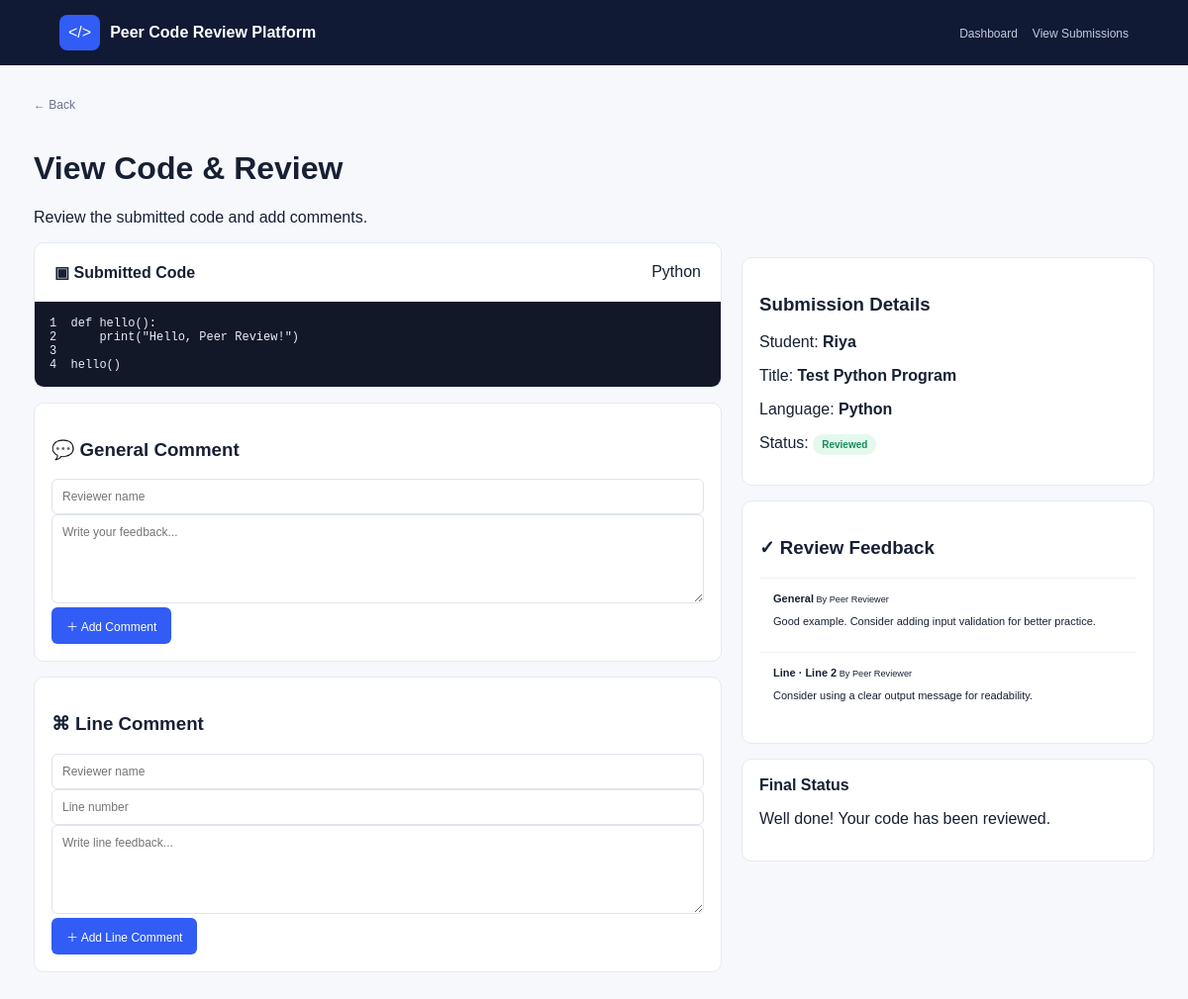
Page /view.php?id=1 on the committed database.
### tables this page shows
CREATE TABLE submissions(
 id INT AUTO_INCREMENT PRIMARY KEY,
 student_name VARCHAR(100) NOT NULL,
 title VARCHAR(200) NOT NULL,
 language VARCHAR(50) NOT NULL,
 code LONGTEXT NOT NULL,
 status ENUM('Pending','In Review','Reviewed') DEFAULT 'Pending',
 created_at TIMESTAMP DEFAULT CURRENT_TIMESTAMP
);

CREATE TABLE comments(
 id INT AUTO_INCREMENT PRIMARY KEY,
 submission_id INT NOT NULL,
 reviewer_name VARCHAR(100) NOT NULL,
 comment_type ENUM('General','Line') NOT NULL,
 line_number INT NULL,
 comment TEXT NOT NULL,
 created_at TIMESTAMP DEFAULT CURRENT_TIMESTAMP,
 FOREIGN KEY(submission_id) REFERENCES submissions(id) ON DELETE CASCADE
);

### view.php (the view, shortened to what this page needs)
<?php require "config.php";$id=(int)($_GET["id"]??0);$s=$conn->prepare("SELECT * FROM submissions WHERE id=?");$s->bind_param("i",$id);$s->execute();$sub=$s->get_result()->fetch_assoc();if(!$sub)die("Submission not found");
$q=$conn->prepare("SELECT * FROM comments WHERE submission_id=? ORDER BY created_at");$q->bind_param("i",$id);$q->execute();$comments=$q->get_result();?><!doctype html><html><head><meta charset="utf-8"><title>Review Code</title><link rel="stylesheet" href="style.css"></head><body><header class="topbar"><div class="brand"><div class="brand-icon">&lt;/&gt;</div><b>Peer Code Review Platform</b></div><nav><a href="index.php">Dashboard</a><a href="submissions.php">View Submissions</a></nav></header><main class="page"><a class="back" href="submissions.php">← Back</a><h1>View Code & Review</h1><p>Review the submitted code and add comments.</p><div class="review"><section><div class="panel"><div class="panel-head"><b>▣ Submitted Code</b><span><?=$sub["language"]?></span></div><div class="code"><?php foreach(explode("\n",$sub["code"]) as $n=>$line): ?><?=($n+1)."  ".htmlspecialchars($line)."\n"?><?php endforeach;?></div></div>
<div class="comment-card"><h3>💬 General Comment</h3><form method="post"><input type="hidden" name="comment_type" value="General"><input type="hidden" name="line_number" value=""><input name="reviewer_name" placeholder="Reviewer name" required><textarea name="comment" placeholder="Write your feedback..." required></textarea><button class="btn">＋ Add Comment</button></form></div>
<div class="comment-card"><h3>⌘ Line Comment</h3><form method="post"><input type="hidden" name="comment_type" value="Line"><input name="reviewer_name" placeholder="Reviewer name" required><input type="number" name="line_number" placeholder="Line number" required><textarea name="comment" placeholder="Write line feedback..." required></textarea><button class="btn">＋ Add Line Comment</button></form></div></section>
<aside><div class="meta-card"><h3>Submission Details</h3><p>Student: <b><?=$sub["student_name"]?></b></p><p>Title: <b><?=$sub["title"]?></b></p><p>Language: <b><?=$sub["language"]?></b></p><p>Status: <span class="status <?=str_replace(" ","-",$sub["status"])?>"><?=$sub["status"]?></span></p></div><div class="comment-card feedback"><h3>✓ Review Feedback</h3><?php if($comments->num_rows===0):?><p>No feedback yet.</p><?php else:while($c=$comments->fetch_assoc()):?><div class="feedback-item"><b><?=$c["comment_type"]?><?=$c["line_number"]?" · Line ".$c["line_number"]:""?></b><small> By <?=$c["reviewer_name"]?></small><p><?=nl2br(htmlspecialchars($c["comment"]))?></p></div><?php endwhile;endif;?></div><div class="meta-card"><b>Final Status</b><p><?=$sub["status"]==="Reviewed"?"Well done! Your code has been reviewed.":"Waiting for peer review."?></p></div></aside></div></main></body></html>

### style.css (style rules this page uses)
* { box-sizing:border-box }
body { margin:0;font-family:Arial,sans-serif;background:#f6f8fc;color:#172033 }
.topbar { height:66px;background:#101a35;color:white;display:flex;justify-content:space-between;align-items:center;padding:0 5% }
.brand { display:flex;gap:10px;align-items:center }
.brand-icon { background:#315cf5;border-radius:8px;padding:9px }
.topbar a { color:#c5ccdc;text-decoration:none;margin-left:15px;font-size:12px }
.page { max-width:1180px;margin:auto;padding:30px 24px }
.stat-card,.panel,.comment-card,.meta-card { background:white;border:1px solid #e5e9f1;border-radius:10px }
.btn { display:inline-block;padding:10px 15px;border-radius:6px;text-decoration:none;border:0;background:#315cf5;color:white;font-size:12px;cursor:pointer }
.panel { overflow:hidden }
.panel-head { padding:20px;display:flex;justify-content:space-between }
.status { padding:5px 9px;border-radius:20px;font-size:10px;font-weight:bold }
.Reviewed { background:#e5f8ee;color:#168e5a }
.code { background:#121827;color:#e8edfa;padding:15px;font:12px Consolas,monospace;overflow:auto;white-space:pre }
input,select,textarea { width:100%;padding:10px;border:1px solid #dfe4ed;border-radius:6px;font:inherit;font-size:12px }
textarea { min-height:250px }
.review { display:grid;grid-template-columns:1.5fr .9fr;gap:20px }
.comment-card,.meta-card { padding:17px;margin-top:15px }
.comment-card textarea { min-height:90px }
.feedback { margin-top:15px }
.feedback-item { padding:14px;border-top:1px solid #edf0f5;font-size:11px }
.back { display:inline-block;margin-bottom:18px;color:#68738a;text-decoration:none;font-size:12px }

### rows in the picture
submissions: language "Python", code "def hello():", code "print(\"Hello, Peer Review!\")", code "hello()", student_name "Riya", title "Test Python Program", status "Reviewed"
comments: comment_type "General", reviewer_name "Peer Reviewer", comment "Good example. Consider adding input validation for better practice."
comments: comment_type "Line", line_number "2", reviewer_name "Peer Reviewer", comment "Consider using a clear output message for readability."
